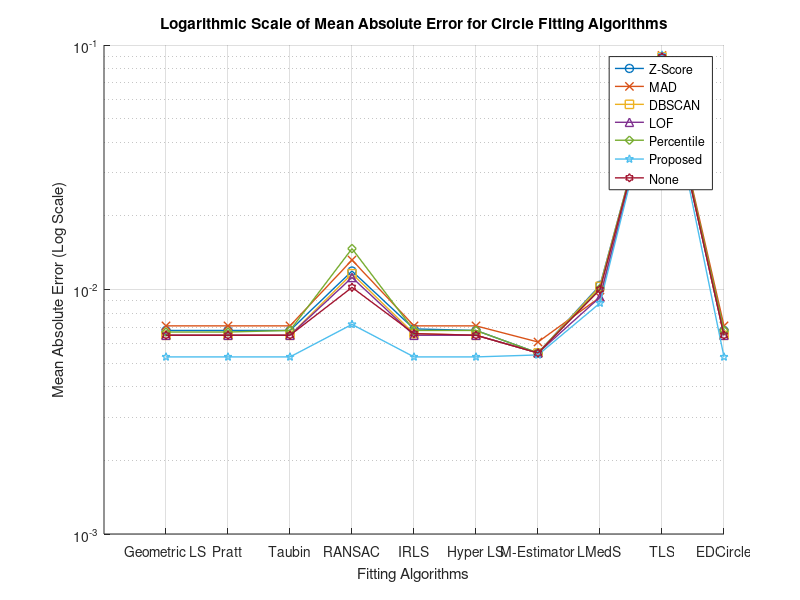

The MATLAB script that drew this image:
% Example data
outlier_methods = {'Z-Score', 'MAD', 'DBSCAN', 'LOF', 'Percentile', 'Proposed', 'None'};
fitting_methods = {'Geometric LS', 'Pratt', 'Taubin', 'RANSAC', 'IRLS', 'Hyper LS', 'M-Estimator', 'LMedS', 'TLS', 'EDCircle'};

% Data matrix for Mean Absolute Error (rows for outlier methods, columns for fitting methods)
mae_data = [
    0.0068, 0.0068, 0.0068, 0.0119, 0.0069, 0.0068, 0.0055, 0.0104, 0.0892, 0.0068;
    0.0071, 0.0071, 0.0071, 0.0132, 0.0071, 0.0071, 0.0061, 0.0093, 0.0906, 0.0071;
    0.0065, 0.0065, 0.0065, 0.0116, 0.0066, 0.0065, 0.0055, 0.0103, 0.0895, 0.0065;
    0.0065, 0.0065, 0.0065, 0.0112, 0.0065, 0.0065, 0.0055, 0.0093, 0.0895, 0.0065;
    0.0067, 0.0067, 0.0068, 0.0147, 0.0068, 0.0068, 0.0055, 0.0101, 0.0898, 0.0068;
    0.0053, 0.0053, 0.0053, 0.0072, 0.0053, 0.0053, 0.0054, 0.0088, 0.0910, 0.0053;
    0.0065, 0.0065, 0.0065, 0.0102, 0.0066, 0.0065, 0.0055, 0.0100, 0.0895, 0.0065;
];

% Define markers for each outlier removal method
markers = {'o', 'x', 's', '^', 'd', 'p', 'h'};

% Plot each outlier removal method
figure;
hold on;

for i = 1:length(outlier_methods)
    % Plotting each outlier method across different fitting algorithms with different markers
    plot(1:length(fitting_methods), mae_data(i, :), 'Marker', markers{i}, 'LineStyle', '-', 'DisplayName', outlier_methods{i}, 'LineWidth', 1);
end

% Set the y-axis to logarithmic scale
set(gca, 'YScale', 'log');

% Adding title and labels
title('Logarithmic Scale of Mean Absolute Error for Circle Fitting Algorithms');
xlabel('Fitting Algorithms');
ylabel('Mean Absolute Error (Log Scale)');

% Set x-ticks and labels
xticks(1:length(fitting_methods));
xticklabels(fitting_methods);
xtickangle(45);

% Display the legend
legend('show');

% Display grid
grid on;

hold off;